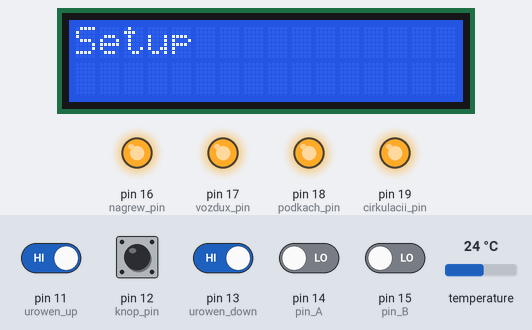
Simulated run of this sketch. Board: Arduino Uno, built with avr-gcc and run on an emulated ATmega328P. Parts: 16×2 character LCD, output pins drawn as LEDs (lit = HIGH). Inputs (shaded band) come from the test bench; at power-on: pin 11 (urowen_up), pin 12 (knop_pin), pin 13 (urowen_down) HIGH, pin 14 (pin_A), pin 15 (pin_B) LOW, temperature 24 °C. EEPROM starts erased; what the sketch prints to the serial monitor is not drawn.

Above: at 4.2 s.
4.3 s: pin 12 (knop_pin) pulled LOW for 1 s
At 6.7 s:
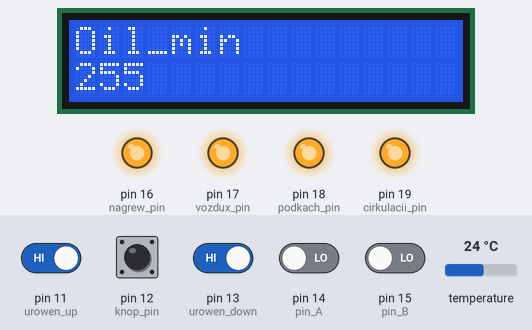
12.0 s: pin 12 (knop_pin) pulled LOW for 0.15 s
At 13.5 s:
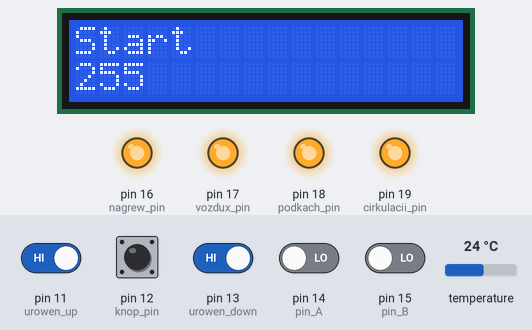
26.1 s: temperature set to 26.3 °C
At 33.8 s:
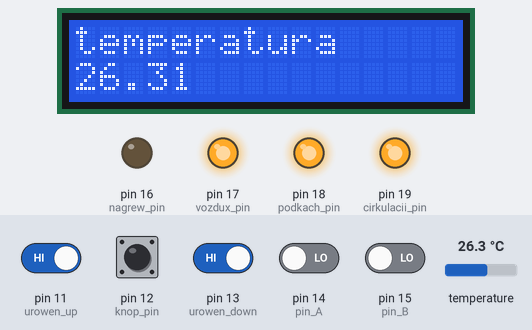
34.6 s: temperature set to 27.9 °C
At 39.4 s:
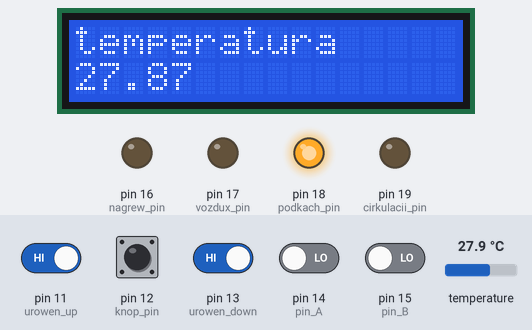
39.7 s: temperature set to 29 °C
At 44.0 s:
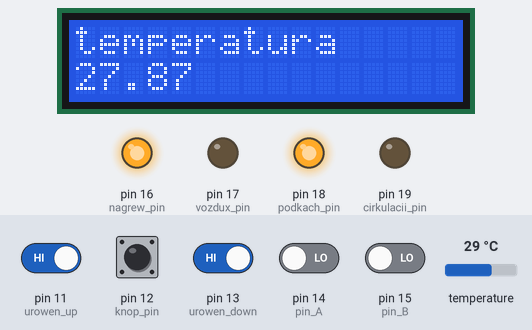
46.7 s: pin 11 (urowen_up) driven LOW and pin 13 (urowen_down) driven LOW
At 47.9 s:
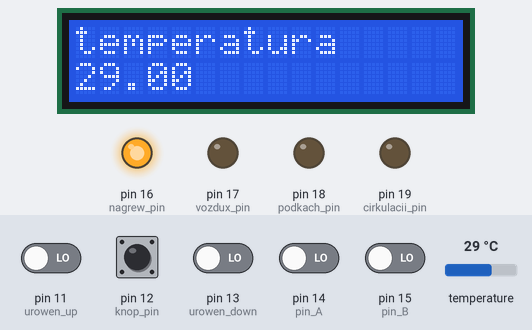
Timing chart, 0 to 49.2 s (numbered marks = the images above; inputs shaded):
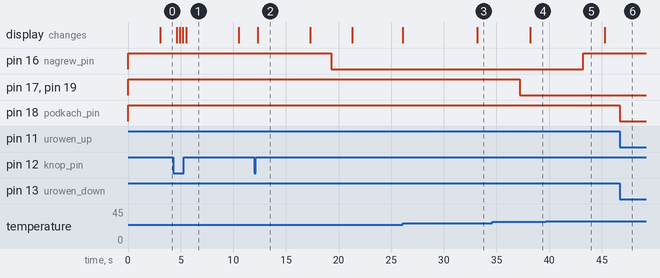

The sketch:

gorelka_3_1.ino
```cpp
//#include <LiquidCrystalRus.h>
//рабочая версия
#include <MsTimer2.h>
#include<EEPROM.h>
#include <OneWire.h>
#include<LiquidCrystal.h>
LiquidCrystal lcd(7,6,5,4,3,2);
byte count_iz_temp=0;//
byte count_lcd=0;
float rezultat;
float *p_rezult;
byte t_oil;
byte t_water;
byte *p_t_oil;
byte *p_t_water;

byte chislo; //счетная переменная в энкодере
byte *p_chislo;

//p_chislo= & chislo;
//int shag=1;
const int pin_A=14;
const int pin_B=15;
//unsigned char encoder_A;
//unsigned char encoder_B;
//unsigned char encoder_A_prev=0;
unsigned long currentTime;
unsigned long loopTime;
char *menu[]={"Water_max","Water_min","Oil_max","Oil_min","Start","Stop"};
byte var_menu[6];
byte *p_var_menu;
char* p_menu;

int knop_pin=12;
int urowen_up=11;
int urowen_down=13;
int podkach_pin=18;
int cirkulacii_pin=19;
int nagrew_pin=16;
int vozdux_pin=17;
float nagr_on=26.0;
float nagr_off=28.5;
float gorelka_start=28.0;
float gorelka_stop=30.0;
boolean urowen;


// OneWire DS18S20, DS18B20, DS1822 Temperature Example
//
// http://www.pjrc.com/teensy/td_libs_OneWire.html
//
// The DallasTemperature library can do all this work for you!
// http://milesburton.com/Dallas_Temperature_Control_Library

OneWire  ds(8);  // on pin 10

void flash(void);
void izmerenieTemper(float *p);
void lcd_out(void);
void setup_menu(char *menu[], byte p_var_menu[] ,byte *p_chislo,byte *p_i);
//==============================================================

void setup(void) {
  pinMode(pin_A,INPUT);
  pinMode(pin_B,INPUT);
  currentTime=millis();
  loopTime=currentTime;
  pinMode(urowen_up,INPUT);
  digitalWrite(urowen_up,HIGH);
  pinMode(urowen_down,INPUT);
  digitalWrite(urowen_down,LOW);
  pinMode(podkach_pin,OUTPUT);
  digitalWrite(podkach_pin,!LOW);
  pinMode(cirkulacii_pin,OUTPUT);
  digitalWrite(cirkulacii_pin,!LOW);
  pinMode(nagrew_pin,OUTPUT);
  digitalWrite(nagrew_pin,!LOW);
  pinMode(vozdux_pin,OUTPUT);
  digitalWrite(vozdux_pin,!LOW);
  pinMode(knop_pin,INPUT);
  digitalWrite(knop_pin,HIGH);
  Serial.begin(9600);
  lcd.begin(16,2);
  lcd.print("nachalo");
  p_rezult=&rezultat;
  p_t_oil=&t_oil;
  p_t_water=&t_water;
 // p_menu=&menu[0];
  p_var_menu=var_menu;
  p_chislo=&chislo;

   MsTimer2::set(1000, flash); // 1000ms period
 // MsTimer2::start();
  delay(3000);

}
//===========================================================
void loop(void) {
  unsigned long vremja;
   unsigned long old_vremja=millis();
  byte i=0;
  byte *p_i;
  p_i=&i;
  lcd.clear();
  lcd.print("Setup");
 while(1)
 {
    vremja=millis();
   if(digitalRead (knop_pin)==LOW)
   {
  // vremja=pulseIn(knop_pin,LOW,5000000);
delay(300);

     setup_menu(menu,var_menu,p_chislo,p_i);

   i++;
   if(i>5)
   {
     lcd.setCursor(0,0);
     lcd.print("Setup          ");
     lcd.setCursor(0,1);
     lcd.print("Exit           ");
     delay(3000);
     goto label1;
   }
   }
   if(vremja>(old_vremja + 10000)) break;
 }
 label1:
 lcd.clear();
 lcd.print("out");
 delay(2000);


 MsTimer2::start();


 while(1)
  {

  if (count_iz_temp >=5)   //цикл измерения температуры
    {
      izmerenieTemper(p_rezult);
     }
     //................................................
  if(count_lcd >=2)         //вывод на лсд
     lcd_out();
     //................................................
    if(!digitalRead(urowen_up)&&(!digitalRead(urowen_down)))    //проверка уровня масла
          {
            digitalWrite(podkach_pin,LOW);              //включение\выключение
            urowen=false;
           }
           else if (digitalRead(urowen_up)&& digitalRead(urowen_down)) //насоса
           {
            digitalWrite(podkach_pin,HIGH);                            //подкачки
            urowen=true;
           }

   //.....................................................
   if (urowen==true)
   {
      if (rezultat<=nagr_on)   //включение нагревателя масла
      {
         digitalWrite(nagrew_pin,LOW);
      }
      else if(rezultat>=nagr_off)
       {
         digitalWrite(nagrew_pin,HIGH);
       }
   }
     else
        digitalWrite(nagrew_pin,HIGH);

     //..........................................................
      if((rezultat > (gorelka_start-1.0))&& rezultat<=gorelka_start)
       {
        digitalWrite(cirkulacii_pin,LOW);
        digitalWrite(vozdux_pin,LOW);
       }
     else if(rezultat >= gorelka_stop)
      {
        digitalWrite(cirkulacii_pin,HIGH);
        digitalWrite(vozdux_pin,HIGH);
      }
      else if(rezultat<gorelka_start-1.0)
      {
         digitalWrite(cirkulacii_pin,HIGH);
        digitalWrite(vozdux_pin,HIGH);
      }


  }
}
//=======================================================================
void flash(void) //обслуживание прерывания таймер2
{
  count_iz_temp ++;

  count_lcd++;
}

//========================================================================
void izmerenieTemper(float *p)  //измерение температуры
{
  MsTimer2::stop();
  byte i;
  byte present = 0;
  byte type_s;
  byte data[12];
  byte addr[8];
  float celsius;

  if ( !ds.search(addr)) {
    Serial.println("No more addresses.");
    Serial.println();
    ds.reset_search();
    delay(250);
    return;
  }

  Serial.print("ROM =");
  for( i = 0; i < 8; i++) {
    Serial.print(' ');
    Serial.print(addr[i], HEX);
  }

  if (OneWire::crc8(addr, 7) != addr[7]) {
      Serial.println("CRC is not valid!");
      return;
  }
  Serial.println();

  // the first ROM byte indicates which chip
  switch (addr[0]) {
    case 0x10:
      Serial.println("  Chip = DS18S20");  // or old DS1820
      type_s = 1;
      break;
    case 0x28:
      Serial.println("  Chip = DS18B20");
      type_s = 0;
      break;
    case 0x22:
      Serial.println("  Chip = DS1822");
      type_s = 0;
      break;
    default:
      Serial.println("Device is not a DS18x20 family device.");
      return;
  }

  ds.reset();
  ds.select(addr);
  ds.write(0x44,1);         // start conversion, with parasite power on at the end

  delay(750);     // maybe 750ms is enough, maybe not
  // we might do a ds.depower() here, but the reset will take care of it.

  present = ds.reset();
  ds.select(addr);
  ds.write(0xBE);         // Read Scratchpad

  Serial.print("  Data = ");
  Serial.print(present,HEX);
  Serial.print(" ");
  for ( i = 0; i < 9; i++) {           // we need 9 bytes
    data[i] = ds.read();
    Serial.print(data[i], HEX);
    Serial.print(" ");
  }
  Serial.print(" CRC=");
  Serial.print(OneWire::crc8(data, 8), HEX);
  Serial.println();

  // convert the data to actual temperature

  unsigned int raw = (data[1] << 8) | data[0];
  if (type_s) {
    raw = raw << 3; // 9 bit resolution default
    if (data[7] == 0x10) {
      // count remain gives full 12 bit resolution
      raw = (raw & 0xFFF0) + 12 - data[6];
    }
  } else {
    byte cfg = (data[4] & 0x60);
    if (cfg == 0x00) raw = raw << 3;  // 9 bit resolution, 93.75 ms
    else if (cfg == 0x20) raw = raw << 2; // 10 bit res, 187.5 ms
    else if (cfg == 0x40) raw = raw << 1; // 11 bit res, 375 ms
    // default is 12 bit resolution, 750 ms conversion time
  }
  celsius = (float)raw / 16.0;

  Serial.print("  Temperature = ");
  Serial.print(celsius);
  Serial.print(" Celsius, ");


  count_iz_temp=0;
  MsTimer2::start();
  *p= celsius;


}
  //========================================================
  void lcd_out(void)     //вывод на лсд
  {
    MsTimer2::stop();
      lcd. clear();
  lcd.setCursor(0,0);
  lcd.print("temperatura");
  lcd.setCursor(0,1);
  lcd.print(rezultat);
  MsTimer2::start();
  count_lcd=0;

  }
  //=============================================================управление энкодером
void setup_menu(char *menu[], byte p_var_menu[] ,byte *p_chislo,byte *p_i)
{
 //static byte i=0;
 unsigned long count_time=millis(); //берем время
 //unsigned long *p_count_time;
// p_count_time= &count_time;
 byte shag=5;
 byte encoder_A;
 byte *p_encoder_A;
 p_encoder_A=& encoder_A;
byte encoder_B;
byte *p_encoder_B;
p_encoder_B=& encoder_B;

byte encoder_A_prev=0;
byte *p_encoder_A_prev;
p_encoder_A_prev= & encoder_A_prev;
*(p_var_menu + *p_i)=EEPROM.read(*p_i);

*p_chislo =*(p_var_menu + *p_i); // вызываем записанные данные

lcd.clear();
  lcd.setCursor(0,0);
  lcd.print(menu[*p_i]); // выводим меню по порядку
  do //начало цикла обработки энкодера
{
  // alt_chislo=chislo;
    currentTime=millis(); //корректное время
     if(currentTime>=(loopTime+2)) //считываем каждые 2 ms
       {
         *p_encoder_A=digitalRead(pin_A);
         *p_encoder_B=digitalRead(pin_B);


           if((!(*p_encoder_A))&&(*p_encoder_A_prev))   //если данные изменились лезем дальше
            {
              count_time+=100;
              if(*p_encoder_B)
              {
                if(*p_chislo + shag<=255)  *p_chislo += shag; //увеличиваем показание
              }
              else
              {
                if(*p_chislo-shag >=0 ) *p_chislo -= shag;     //уменьшаем
              }
           }

         encoder_A_prev = encoder_A;   //перезаписываем энкодер
        //  *p_chislo=chislo;
         *(p_var_menu + *p_i)=*p_chislo;

        lcd.print("               ");
       lcd.setCursor(0,1);

       lcd.print(*(p_var_menu + *p_i));
        // Serial.print("chislo  ");
        // Serial.print(chislo);
        // Serial.println();
        /// Serial.print(*p_chislo);
         loopTime=currentTime;


     }
} while((count_time>=(currentTime-5000))&&(digitalRead(knop_pin)!=LOW));
//while(digitalRead(knop_pin)!=LOW);
EEPROM.write(*p_i,*(p_var_menu + *p_i));
//  *p_i++;
//  if((*p_i)>5) *p_i=0;

lcd.setCursor(10,1);
lcd.print("Write");

}
```

Measured:
- the behaviour switches between 27 and 27.1 °C on temperature (found by bisection; images 3 and 4)
- the behaviour switches between 28.4 and 28.5 °C on temperature (found by bisection; images 4 and 5)
- after the input at 4.3 s, the display: first changes after 0.31 s (image 1 shows a later state)
- after the input at 12.0 s, pin 16 (nagrew_pin): HIGH → LOW after 7.3 s instead of 3.1 s; the display: changes after 0.31 s (image 2)
- after the input at 26.1 s, the display: first differs from a run without the input after 7.1 s (image 3)
- after the input at 34.6 s, pin 17 (vozdux_pin), pin 19 (cirkulacii_pin): HIGH → LOW after 2.6 s; the display: changes after 3.6 s (image 4)
- after the input at 39.7 s, pin 16 (nagrew_pin): LOW → HIGH after 3.6 s
- after the input at 46.7 s, pin 18 (podkach_pin): HIGH → LOW at once
